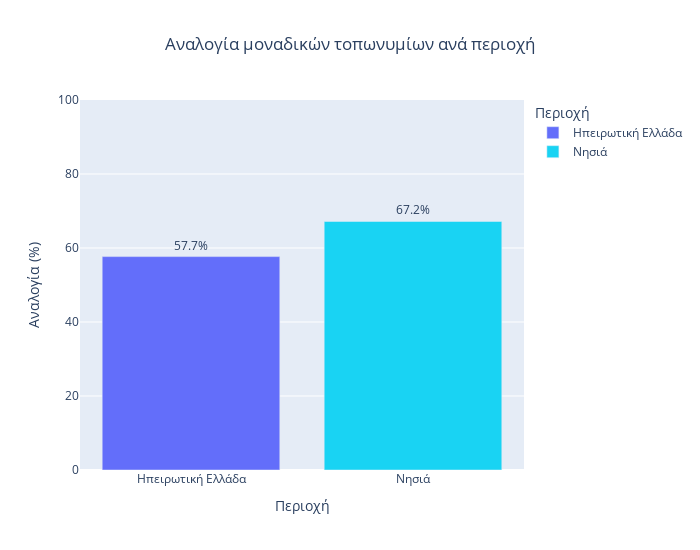

Notebook source saved alongside this figure:
### Markdown cell above
#### Mainland and island comparison

### Code cell
# Use Plotly to create separate plots for each comparison
unique_island_prop = len(df_unique[df_unique.island == 1]) / len(df[df.island == 1]) * 100
unique_mainland_prop = len(df_unique[df_unique.island == 0]) / len(df[df.island == 0]) * 100

# Build temporary dataframe
temp_df = pd.DataFrame({'Περιοχή': ['Ηπειρωτική Ελλάδα', 'Νησιά'], 'Αναλογία (%)': [unique_mainland_prop, unique_island_prop]})

display(temp_df)
fig = px.bar(
    temp_df,
    x = 'Περιοχή',
    y = 'Αναλογία (%)',
    range_y = [0, 100],
    text = 'Αναλογία (%)',

    # Color
    color = 'Περιοχή',
    color_discrete_sequence = [px.colors.qualitative.Plotly[0], px.colors.qualitative.Plotly[5]],

    # Format
    width= 700,
    height = 550,
    title = 'Αναλογία μοναδικών τοπωνυμίων ανά περιοχή',
)   

# Center title
fig.update_layout(title_x = 0.5)

# Add labels
fig.update_traces(texttemplate='%{text:.3s}%', textposition='outside')

fig.show()

# Save image 
fig.write_image("imgs/Ελληνικά/Αναλογία μοναδικών τοπωνυμίων - Ηπειρωτική Ελλάδα vs Νησιά.png")

### Figure 1 — Plotly figure (JSON) as saved in the notebook; plotly's stock layout.template omitted (floating-point values rounded to 4 significant figures)
{"data": [{"alignmentgroup": "True", "hovertemplate": "Περιοχή=%{x}<br>Αναλογία (%)=%{text}<extra></extra>", "legendgroup": "Ηπειρωτική Ελλάδα", "marker": {"color": "#636EFA", "pattern": {"shape": ""}}, "name": "Ηπειρωτική Ελλάδα", "offsetgroup": "Ηπειρωτική Ελλάδα", "orientation": "v", "showlegend": true, "text": [57.68], "textposition": "outside", "texttemplate": "%{text:.3s}%", "type": "bar", "x": ["Ηπειρωτική Ελλάδα"], "xaxis": "x", "y": [57.68], "yaxis": "y"}, {"alignmentgroup": "True", "hovertemplate": "Περιοχή=%{x}<br>Αναλογία (%)=%{text}<extra></extra>", "legendgroup": "Νησιά", "marker": {"color": "#19D3F3", "pattern": {"shape": ""}}, "name": "Νησιά", "offsetgroup": "Νησιά", "orientation": "v", "showlegend": true, "text": [67.17], "textposition": "outside", "texttemplate": "%{text:.3s}%", "type": "bar", "x": ["Νησιά"], "xaxis": "x", "y": [67.17], "yaxis": "y"}], "layout": {"barmode": "relative", "height": 550, "legend": {"title": {"text": "Περιοχή"}, "tracegroupgap": 0}, "title": {"text": "Αναλογία μοναδικών τοπωνυμίων ανά περιοχή", "x": 0.5}, "width": 700, "xaxis": {"anchor": "y", "categoryarray": ["Ηπειρωτική Ελλάδα", "Νησιά"], "categoryorder": "array", "domain": [0, 1], "title": {"text": "Περιοχή"}}, "yaxis": {"anchor": "x", "domain": [0, 1], "range": [0, 100], "title": {"text": "Αναλογία (%)"}}}}
